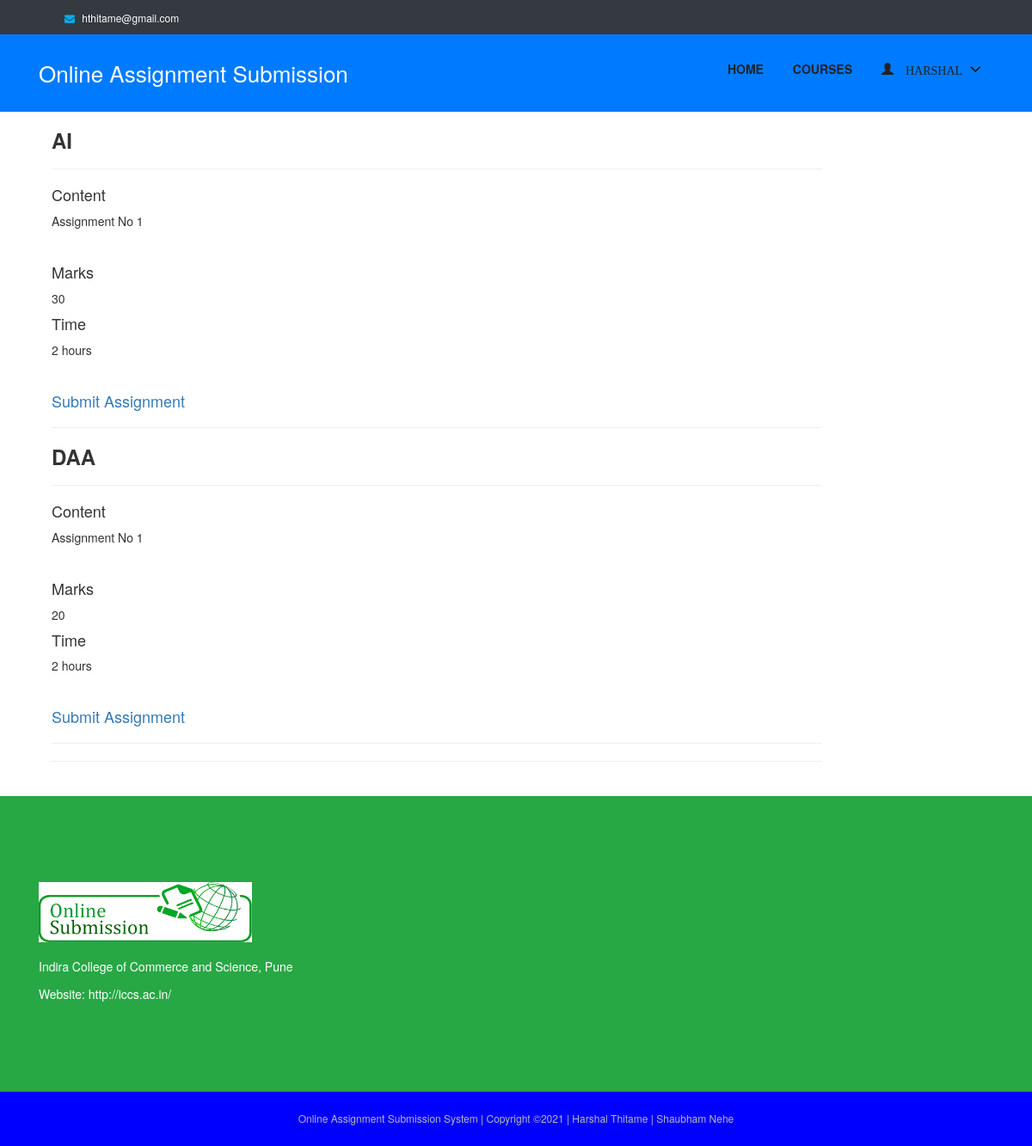
The app's page /assignment/ (signed in) with its own data.
### authentication/models.py (models this page shows, shortened)
class User(AbstractUser):
    username = None
    role = models.CharField(max_length=12, error_messages={
        'required': "Role must be provided"
    })
    email = models.EmailField(unique=True, blank=False,
                              error_messages={
                                  'unique': "A user with that email already exists.",
                              })
    USERNAME_FIELD = "email"
    REQUIRED_FIELDS = []
    objects = UserManager()

### core/models.py (models this page shows, shortened)
class Assignment(models.Model):
    user = models.ForeignKey(User, on_delete=models.CASCADE)
    title = models.CharField(max_length=100)
    content = models.TextField()
    marks = models.CharField(max_length=20)
    duration = models.CharField(max_length=100)
    created_at = models.DateTimeField(default=timezone.now())

### core/views.py (the view)
# urls.py: path('assignment/', AssignmentView.as_view(), name='assignment-list'),
class AssignmentView(ListView):
    model = Assignment
    template_name = 'core/instructor/assignments.html'
    context_object_name = 'assignment'
    @method_decorator(login_required(login_url=reverse_lazy('authentication:login')))
    def dispatch(self, request, *args, **kwargs):
        return super().dispatch(self.request, *args, **kwargs)
    def get_queryset(self):
        return self.model.objects.all()  # filter(user_id=self.request.user.id).order_by('-id')

### templates/core/instructor/assignments.html (shortened to what this page needs)
{% extends 'base.html' %}
{% load static %}
{% block content %}
    <div class="container">
        <div class="col-12 col-sm-6 col-md-10">
            {% if request.user.is_authenticated and request.user.role == 'instructor' %}
                {% for foo in assignment %}
                    <h3><strong> {{ foo.title }}  </strong></h3>
                    <hr/>
                    <p> <h4>Content</h4> {{ foo.content }} </p>
                    <br/>
                    <p> <h4>Marks</h4> {{ foo.marks }} </p>
                    <p> <h4>Time</h4> {{ foo.duration }} hours </p>
                    <a href="{% url 'core:delete-assignment' foo.id %}">Delete Assignment</a>
                {% endfor %}
                <hr/>
                <h4><a href="{% url 'core:assignment-create' %}">Create a Assignment</a></h4>
            {% else %}
                {% for foo in assignment %}
                    <h3><strong> {{ foo.title }}  </strong></h3>
                    <hr/>
                    <p> <h4>Content</h4> {{ foo.content }} </p>
                    <br/>
                    <p> <h4>Marks</h4> {{ foo.marks }} </p>
                    <p> <h4>Time</h4> {{ foo.duration }} hours </p>
                          <br/>
                      <h4><a href="{% url 'core:assignment-submission' %}">Submit Assignment</a></h4>
                  <hr/>
                {% endfor %}
                <hr/>
            {% endif %}
            <br/>
        </div>
    </div>
{% endblock %}

### templates/nav.html (shortened to what this page needs)
{% load static %}
<header class="header-area">
    <div class="top-header-area bg-dark">
        <div class="container h-100">
            <div class="row h-100 align-items-center">
                <div class="col-6 col-md-9 col-lg-8">
                    <div class="top-header-content">
                        <a href="#" data-toggle="tooltip" data-placement="bottom" title="hthitame@gmail.com/"><i
                                class="fa fa-envelope"></i> <span class="text-white">hthitame@gmail.com</span></a>
                    </div>
                </div>
            </div>
        </div>
    </div>
    <div class="main-header-area bg-primary">
        <div class="classy-nav-container breakpoint-off">
            <div class="container">
                <nav class="classy-navbar justify-content-between" id="dentoNav">
                    <a class="nav-brand text-white" href="">Online Assignment Submission
                    </a>
                    <div class="classy-menu">
                        <div class="classynav">
                            <ul id="nav">
                                <li><a href="/">Home</a></li>
                                {% if request.user.is_authenticated and request.user.role == 'instructor' %}
                                    <li>
                                        <a href="">
                                            <span class="glyphicon glyphicon-user">
                                                    {{ request.user.first_name }}
                                            </span>
                                        </a>
                                        <ul class="dropdown">
                                            <li><a href="{% url 'authentication:instructor-profile-update' %}"> Edit Profile</a></li>
                                            <li><a href="{% url 'core:course' %}">Courses</a></li>
                                            <li><a href="{% url 'core:course-create' %}"> Create Course</a></li>
                                            <li><a href="{% url 'core:exam-submission-list' %}"> Exam Submissions</a></li>
                                            <li><a href="{% url 'core:assignment-submission-list' %}"> Assignment Submissions</a></li>
                                            <li><a href="{% url 'authentication:logout' %}"> Logout</a></li>
                                        </ul>
                                    </li>
                             {% elif request.user.is_authenticated and request.user.role == 'student' %}
                                     <li><a href="{% url 'core:course' %}">Courses</a></li>
                                    <li>
                                        <a href="">
                                            <span class="glyphicon glyphicon-user">
                                                    {{ request.user.first_name }}
                                            </span>
                                        </a>
                                    </li>
                                {% endif %}
                            </ul>
                        </div>
                    </div>
                </nav>
            </div>
        </div>
    </div>
</header>

### static/style.css (style rules this page uses)
* { margin: 0; padding: 0; }
body { font-family: "Montserrat", sans-serif; font-weight: 400; font-size: 14px; }
h1, h2, h3, h4, h5, h6 { font-family: "Montserrat", sans-serif; color: #333333; line-height: 1.4; font-weight: 600; }
a, a:active, a:focus, a:hover { color: #333333; text-decoration: none; -webkit-transition-duration: 500ms; -o-transition-duration: 500ms; transition-duration: 500ms; outline: none; }
li { list-style: none; }
p { line-height: 1.9; color: #707070; font-size: 14px; font-weight: 400; }
ul { margin: 0; padding: 0; }
ul li { margin: 0; padding: 0; }
.header-area { position: relative; z-index: 599; width: 100%; -webkit-transition-duration: 500ms; -o-transition-duration: 500ms; transition-duration: 500ms; }
.top-header-area { position: relative; z-index: 1; height: 40px; background-color: #f4f4f4; }
.top-header-area .top-header-content a { display: inline-block; font-size: 12px; color: #707070; }
.top-header-area .top-header-content a i { color: #00aeef; margin-right: 5px; }
.top-header-area .top-header-content a:last-child { margin-left: 30px; }
.classy-nav-container { background-color: transparent; }
.classy-nav-container .classy-navbar { height: 90px; padding: 0; }
.classy-nav-container .classy-navbar .classynav ul li a { padding: 0 15px; font-weight: 600; font-size: 14px; text-transform: uppercase; }

### static/css/default-assets/classy-nav.css (style rules this page uses)
body { font-family: "Roboto", sans-serif; }
ul { margin: 0; }
ul li { list-style: none; }
.classy-nav-container { position: relative; z-index: 100; background-color: #ffffff; }
.classy-nav-container * { box-sizing: border-box; }
.classy-nav-container a { -webkit-transition-duration: 500ms; transition-duration: 500ms; text-decoration: none; outline: none; font-size: 14px; font-weight: 400; color: #232323; display: inline-block; }
.justify-content-between { -webkit-box-pack: justify; -ms-flex-pack: justify; justify-content: space-between; }
.classy-navbar { width: 100%; height: 70px; padding: 0.5em 2em; display: -webkit-box; display: -ms-flexbox; display: flex; -webkit-box-align: center; -ms-flex-align: center; -ms-grid-row-align: center; align-items: center; }
.classy-navbar .nav-brand { font-size: 26px; font-weight: 500; color: #565656; display: inline-block; margin-right: 30px; }
.classynav ul li { display: inline-block; clear: both; position: inherit; z-index: 10; }
.classynav ul li.cn-dropdown-item { position: relative; z-index: 10; }
.classynav ul li a { padding: 0 12px; display: block; height: 35px; font-size: 14px; line-height: 34px; }
.classynav ul li.megamenu-item>a:after, .classynav ul li.has-down>a:after { font-family: 'classyfonts'; content: "\e900"; font-size: 12px; color: #000000; padding-left: 5px; -webkit-transition-duration: 500ms; transition-duration: 500ms; }
.breakpoint-off .classynav { display: -webkit-box; display: -ms-flexbox; display: flex; -webkit-box-align: center; -ms-flex-align: center; -ms-grid-row-align: center; align-items: center; }

### records on screen
User: user.first_name "HARSHAL"
Assignment: title "AI", content "Assignment No 1", marks "30", duration "2"
Assignment: title "DAA", content "Assignment No 1", marks "20", duration "2"
